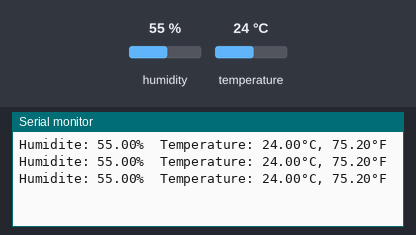
Bench run of a sketch on a simulated ESP32. On the bench: the last lines printed to the serial monitor. The test bench sets the inputs (shaded band); at power-on: humidity 55 %, temperature 24 °C.

Above: at 3.8 s.
3.9 s: humidity set to 22 %
At 6.5 s:
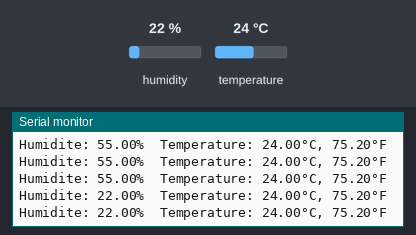
6.7 s: temperature set to 12 °C
At 7.9 s:
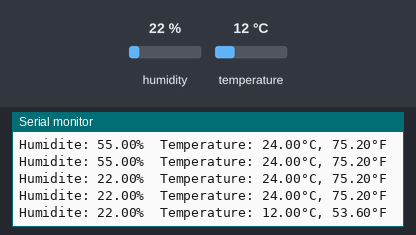
9.5 s: humidity set to 40 %
At 10.9 s:
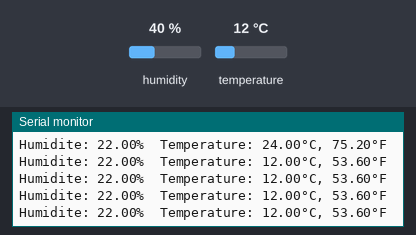
Timing chart, 0 to 12.5 s (numbered marks = the images above; inputs shaded):
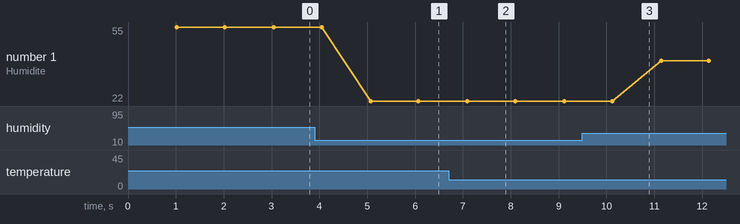

Measured:
- after the input at 3.9 s, the serial monitor: prints a new line after 1.2 s (image 1)
- after the input at 6.7 s, the serial monitor: prints a new line after 0.39 s (image 2)
- plotted number 1: 55 → 22 after the input at 3.9 s, 22 → 40 after the input at 9.5 s

The sketch:

esp32_suhu.ino
```cpp
#include "DHT.h"

#define DHTPIN 17
#define DHTTYPE DHT11
//DHTTYPE = DHT11, but there are also DHT22 and 21

DHT dht(DHTPIN, DHTTYPE); // constructor to declare our sensor

void setup() {
  Serial.begin(115200);
  dht.begin();
}

void loop() {
  delay(1000);
  // The DHT11 returns at most one measurement every 1s
  float h = dht.readHumidity();
  //Read the moisture content in %.
  float t = dht.readTemperature();
  //Read the temperature in degrees Celsius
  float f = dht.readTemperature(true);
  // true returns the temperature in Fahrenheit

  if (isnan(h) || isnan(t) || isnan(f)) {
    Serial.println("Failed reception");
    return;
    //Returns an error if the ESP32 does not receive any measurements
  }

  Serial.print("Humidite: ");
  Serial.print(h);
  Serial.print("%  Temperature: ");
  Serial.print(t);
  Serial.print("°C, ");
  Serial.print(f);
  Serial.println("°F");
  // Transmits the measurements received in the serial monitor
}
```
